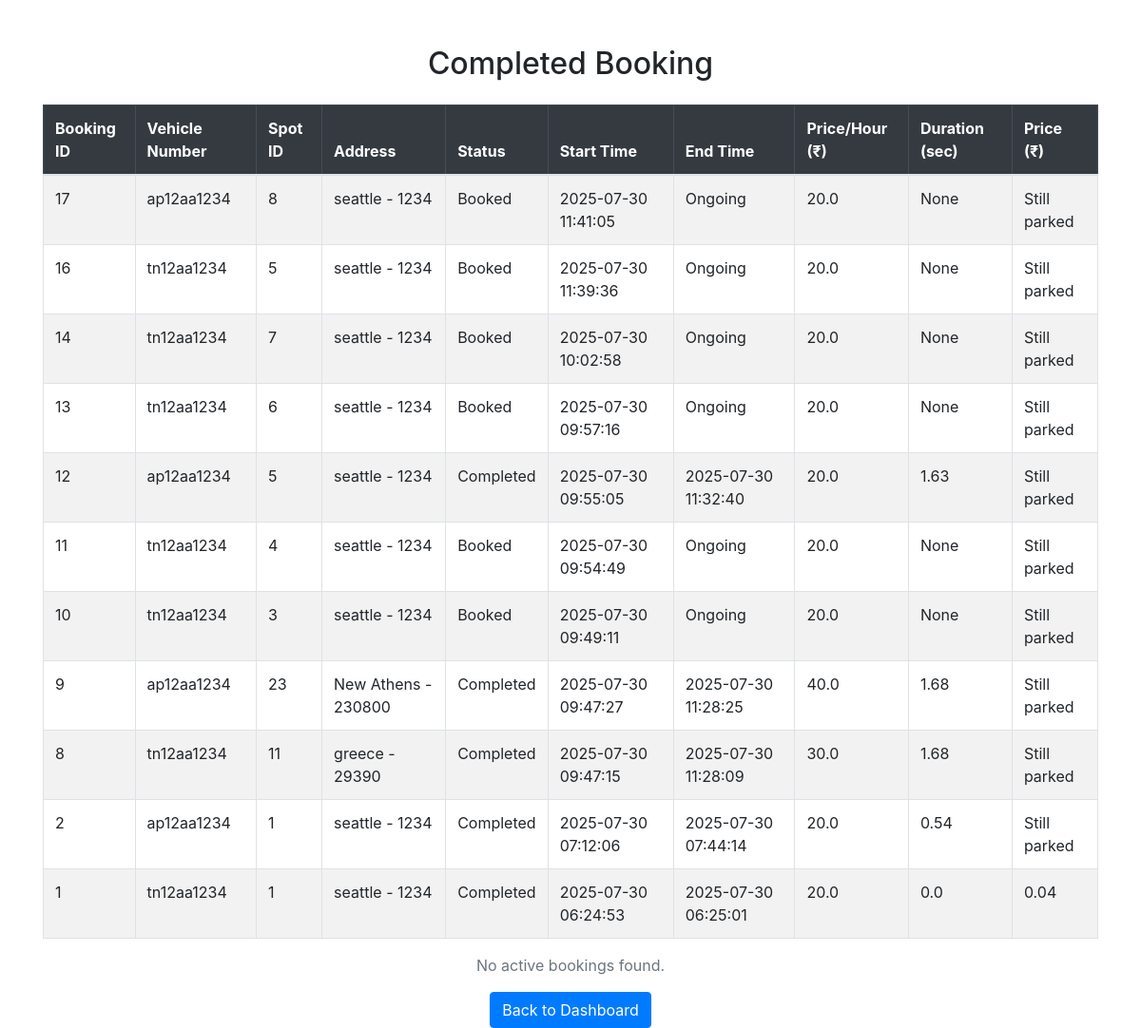
The page /user/complete_history/1 on the database as committed earlier.
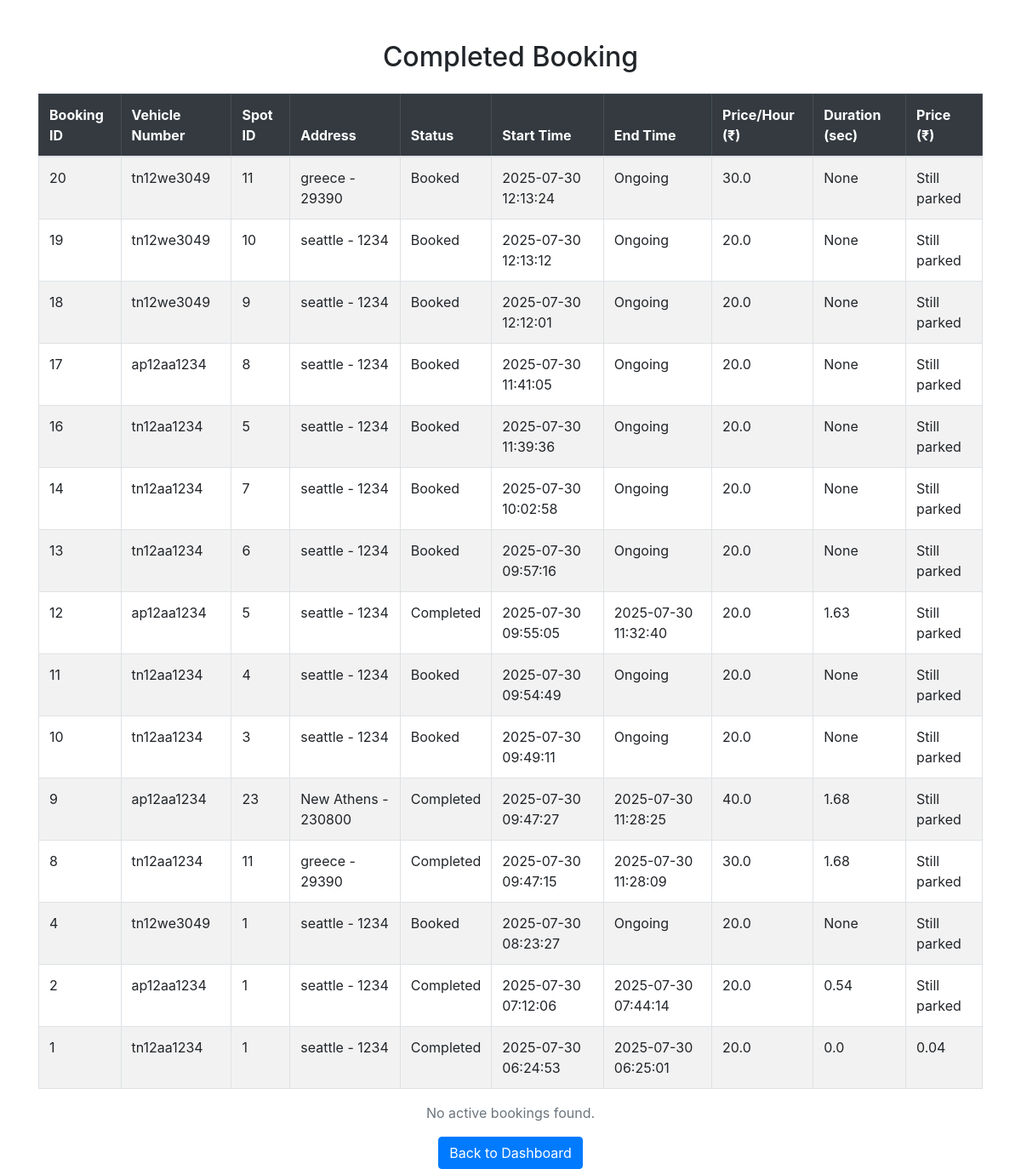
The same page on the database as committed later.
### tables this page shows
CREATE TABLE Bookings (
              booking_id  INTEGER PRIMARY KEY AUTOINCREMENT,
              spot_id     INTEGER NOT NULL,
              vehicle_id  INTEGER NOT NULL,
              start_time  DATETIME NOT NULL DEFAULT CURRENT_TIMESTAMP,
              end_time    DATETIME,
              status      TEXT    NOT NULL DEFAULT 'Booked'
                           CHECK(status IN ('Booked','Completed','Cancelled')),
              duration_hours Float Default NULL,
              total_amount Float Default NULL,
              FOREIGN KEY(spot_id)    REFERENCES ParkingSpots(spot_id)
                ON DELETE CASCADE,
              FOREIGN KEY(vehicle_id) REFERENCES Vehicles(vehicle_id)
                ON DELETE CASCADE
            );

CREATE TABLE Vehicles (
              vehicle_id     INTEGER PRIMARY KEY AUTOINCREMENT,
              user_id        INTEGER NOT NULL,
              vehicle_number TEXT    NOT NULL,
              FOREIGN KEY(user_id) REFERENCES Users(user_id)
                ON DELETE CASCADE
            );

CREATE TABLE ParkingLots (
              lot_id         INTEGER PRIMARY KEY AUTOINCREMENT,
              address        TEXT    NOT NULL,
              pin_code       TEXT,
              price_per_hour REAL    NOT NULL,
              max_spots      INTEGER NOT NULL,
              created_at     DATETIME DEFAULT CURRENT_TIMESTAMP,
              free_spots   INTEGER NOT NULL
            );

### app.py (the view)
@app.route('/user/complete_history/<int:userid>', methods=['GET', 'POST'])
def booking_history_user_all(userid):
    det = get_all_user_bookings(userid)
    return render_template('reservationHistoryAll.html', details=det, userid=userid)

### templates/reservationHistoryAll.html (shortened to what this page needs)
<!DOCTYPE html>
<html lang="en">
<head>
    <link rel="stylesheet" href="https://cdn.jsdelivr.net/npm/bootstrap@4.6.0/dist/css/bootstrap.min.css">
</head>
<body>
<div class="container mt-5">
    <h2 class="text-center mb-4">Completed Booking</h2>
<table border="1">
    {% if details %}
        <table class="table table-bordered table-striped">
            <thead class="table-dark">
                <tr>
                    <th>Booking ID</th>
                    <th>Vehicle Number</th>
                    <th>Spot ID</th>
                    <th>Address</th>
                    <th>Status</th>
                    <th>Start Time</th>
                    <th>End Time</th>
                    <th>Price/Hour (₹)</th>
                    <th>Duration (sec)</th>
                    <th>Price (₹)</th>
                </tr>
            </thead>
            <tbody>
                {% for row in details %}
                <tr>
                    <td>{{ row[0] }}</td>
                    <td>{{ row[1] }}</td>
                    <td>{{ row[3] }}</td>
                    <td>{{ row[4] }} - {{ row[5] }}</td>
                    <td>{{ row[6] }}</td>
                    <td>{{ row[7] }}</td>
                    <td>{{ row[8] or 'Ongoing' }}</td>
                    <td>{{ row[9] }}</td>
                    <td>{{ row[10] }}</td>
                    <td>{{ row[11] or 'Still parked'}}</td>
                </tr>
                {% endfor %}
            </tbody>
        </table>
        {% else %}
        <div class="alert alert-info">No booking records found.</div>
        {% endif %}
</table>
    <p class="text-center text-muted">No active bookings found.</p>
    <div class="text-center mt-3">
        <a href="{{ url_for('dashboard', userid=userid) }}" class="btn btn-primary">Back to Dashboard</a>
    </div>
</div>
</body>
</html>

Rows that differ between the two databases and show on the page:
added Bookings: booking_id "20", vehicle_number "tn12we3049", spot "11", address "greece", pin_code "29390", status "Booked", start_time "2025-07-30 12:13:24", row "Ongoing", price_per_hour "30.0", row "None", row "Still parked"
added Bookings: booking_id "19", vehicle_number "tn12we3049", spot "10", address "seattle", pin_code "1234", status "Booked", start_time "2025-07-30 12:13:12", row "Ongoing", price_per_hour "20.0", row "None", row "Still parked"
added Bookings: booking_id "18", vehicle_number "tn12we3049", spot "9", address "seattle", pin_code "1234", status "Booked", start_time "2025-07-30 12:12:01", row "Ongoing", price_per_hour "20.0", row "None", row "Still parked"
now on this page (row unchanged): Bookings: booking_id "4", vehicle_number "tn12we3049", spot "1", address "seattle", pin_code "1234", status "Booked", start_time "2025-07-30 08:23:27", row "Ongoing", price_per_hour "20.0", row "None", row "Still parked"
